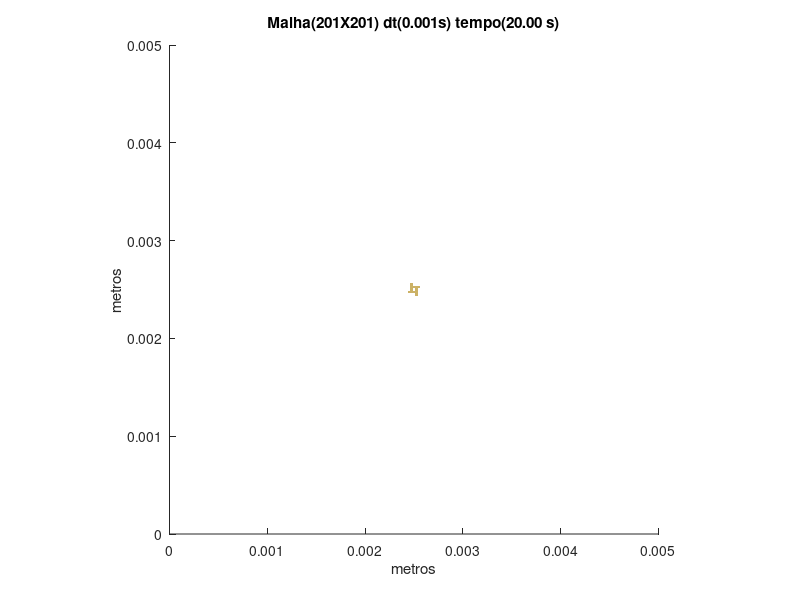

Reproduce this figure in MATLAB.
set (gca,'PlotBoxAspectRatio',[1 1 1],'Xlim',[0,0.005],'Ylim',[0,0.005])
hold on
title('Malha(201X201) dt(0.001s) tempo(20.00 s)')
hold on
ylabel('metros')
hold on
xlabel('metros')
hold on

fill([0.00251243781094527 0.00251243781094527 0.00253731343283582 0.00253731343283582],[0.00243781094527363 0.00246268656716418 0.00246268656716418 0.00243781094527363],[0.8,0.7,0.4],'LineStyle','none')

fill([0.00243781094527363 0.00243781094527363 0.00246268656716418 0.00246268656716418],[0.00246268656716418 0.00248756218905473 0.00248756218905473 0.00246268656716418],[0.8,0.7,0.4],'LineStyle','none')

fill([0.00246268656716418 0.00246268656716418 0.00248756218905473 0.00248756218905473],[0.00246268656716418 0.00248756218905473 0.00248756218905473 0.00246268656716418],[0.8,0.7,0.4],'LineStyle','none')

fill([0.00248756218905473 0.00248756218905473 0.00251243781094527 0.00251243781094527],[0.00246268656716418 0.00248756218905473 0.00248756218905473 0.00246268656716418],[0.8,0.7,0.4],'LineStyle','none')

fill([0.00251243781094527 0.00251243781094527 0.00253731343283582 0.00253731343283582],[0.00246268656716418 0.00248756218905473 0.00248756218905473 0.00246268656716418],[0.8,0.7,0.4],'LineStyle','none')

fill([0.00246268656716418 0.00246268656716418 0.00248756218905473 0.00248756218905473],[0.00248756218905473 0.00251243781094527 0.00251243781094527 0.00248756218905473],[0.8,0.7,0.4],'LineStyle','none')

fill([0.00251243781094527 0.00251243781094527 0.00253731343283582 0.00253731343283582],[0.00248756218905473 0.00251243781094527 0.00251243781094527 0.00248756218905473],[0.8,0.7,0.4],'LineStyle','none')

fill([0.00246268656716418 0.00246268656716418 0.00248756218905473 0.00248756218905473],[0.00251243781094527 0.00253731343283582 0.00253731343283582 0.00251243781094527],[0.8,0.7,0.4],'LineStyle','none')

fill([0.00248756218905473 0.00248756218905473 0.00251243781094527 0.00251243781094527],[0.00251243781094527 0.00253731343283582 0.00253731343283582 0.00251243781094527],[0.8,0.7,0.4],'LineStyle','none')

fill([0.00251243781094527 0.00251243781094527 0.00253731343283582 0.00253731343283582],[0.00251243781094527 0.00253731343283582 0.00253731343283582 0.00251243781094527],[0.8,0.7,0.4],'LineStyle','none')

fill([0.00253731343283582 0.00253731343283582 0.00256218905472637 0.00256218905472637],[0.00251243781094527 0.00253731343283582 0.00253731343283582 0.00251243781094527],[0.8,0.7,0.4],'LineStyle','none')

fill([0.00246268656716418 0.00246268656716418 0.00248756218905473 0.00248756218905473],[0.00253731343283582 0.00256218905472637 0.00256218905472637 0.00253731343283582],[0.8,0.7,0.4],'LineStyle','none')
